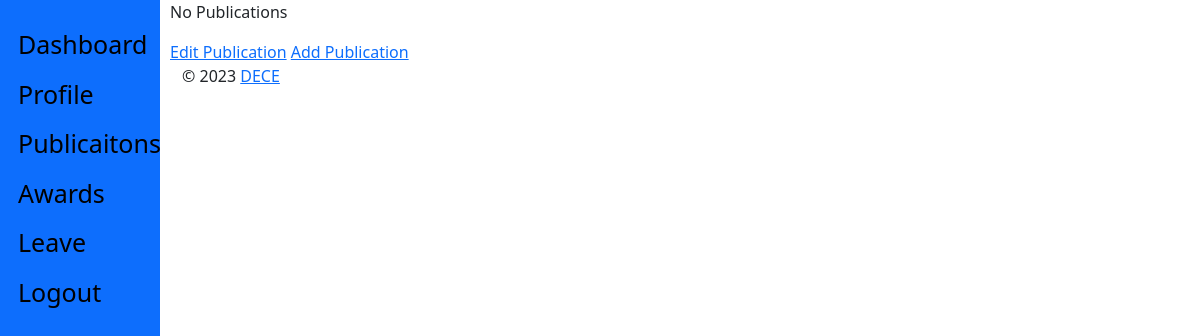
Page /staff_view/publications/ (signed in) on the earlier database version.
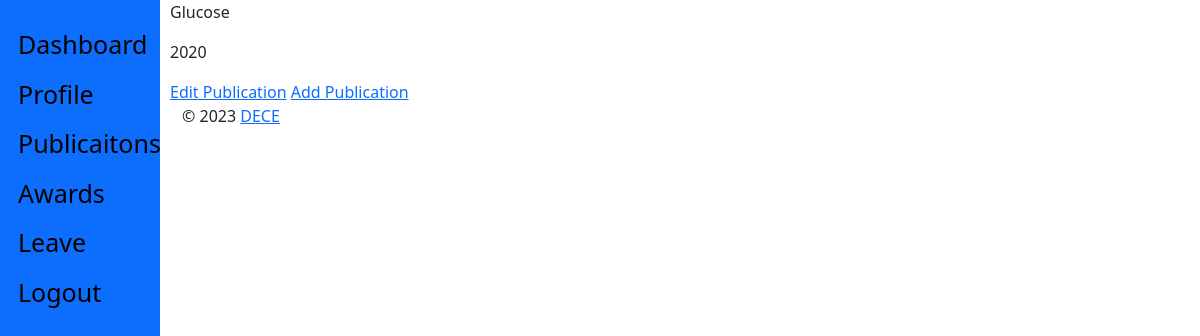
Same page on the later database version.
### staff_app/models.py (models this page shows, shortened)
class Publications(models.Model):
    user = models.ForeignKey(CustomUser, on_delete=models.CASCADE, default=1)
    title = models.CharField(max_length=100, verbose_name=_(
        'Title'), null=True, blank=False)
    year = models.IntegerField(verbose_name=_('Year'), null=True)
    updated = models.DateTimeField(auto_now=True, auto_now_add=False)
    created = models.DateTimeField(auto_now=False, auto_now_add=True)
    class Meta:
        verbose_name = _('Publication')
        verbose_name_plural = _('Publications')
        ordering = ['-created']

### staff_app/views.py (the view)
# urls.py: path('publications/', views.view_publications, name="publication"),
def view_publications(request):
    if Publications.objects.filter(user_id=request.user.id).exists():
        publications = Publications.objects.filter(user_id=request.user.id)
    else:
        publications = []
    context = {
        "object": publications
    }
    return render(request, "staff/staff_publications.html", context)

### templates/staff/staff_publications.html (shortened to what this page needs)
{% extends 'base.html' %}
{% block content %}
    {% if not object %}
        <p>No Publications</p>
    {% else %}
        {% for instance in object %}
            <p>{{instance.title}}</p>
            <p>{{instance.year}}</p>
        {% endfor %}
    {% endif %}
    <a href="{% url 'staff:publication-edit' %}"> Edit Publication</a>
    <a href="{% url 'staff:publication-add' %}"> Add Publication</a>
{% endblock content %}

### templates/base.html (shortened to what this page needs)
{% load static %}
{% load humanize %}
<!DOCTYPE html>
<html lang="en">
<head>
    <link rel="stylesheet" type="text/CSS" href="{% static "css/bootstrap.min.css" %}">
</head>
<body>
    <div class="sidenav">
        {% if user.is_superuser%}
            <a href="{% url 'admin_app:admin-home' %}">Dashboard</a>
            <a href="{% url 'admin_app:employees' %} ">Employees</a>
            <a href="{% url 'admin_app:leaves' %}">Leaves</a>
            <a href="{% url 'hris:logout' %}">Logout</a>
        {% else %}
            <a href="{% url 'staff:staff-home' %}">Dashboard</a>
            <a href="{% url 'staff:profile' %} ">Profile</a>
            <a href="{% url 'staff:publication' %}">Publicaitons</a>
            <a href="{% url 'staff:award' %}">Awards</a>
            <a href="{% url 'staff:leave' %}">Leave</a>
            <a href="{% url 'hris:logout' %}">Logout</a>
        {% endif %}
    </div>
    <div class="main">
        {% block content %}{% endblock %}
            <footer class="footer">
                <div class="container-fluid">
                    <p class="copyright pull-right">
                        &copy; <script>document.write(new Date().getFullYear())</script> <a href="">DECE</a>
                    </p>
                </div>
            </footer>
        </div>
</body>
</html>

### templates/base.html (style rules this page uses)
.sidenav { height:100%; width:160px; position: fixed; z-index: 1; top: 0; left: 0; background-color: #0d6efd; overflow-x: hidden; padding-top: 20px; }
.sidenav a { padding: 6px 8px 6px 18px; text-decoration: none; font-size: 25px; color: black; display:block; }
.main { margin-left:160px; padding: 0px 10px; }

Differences in the rows shown:
added Publications: title "Glucose", year "2020"
Other differences:
text no longer shown: "No Publications"
